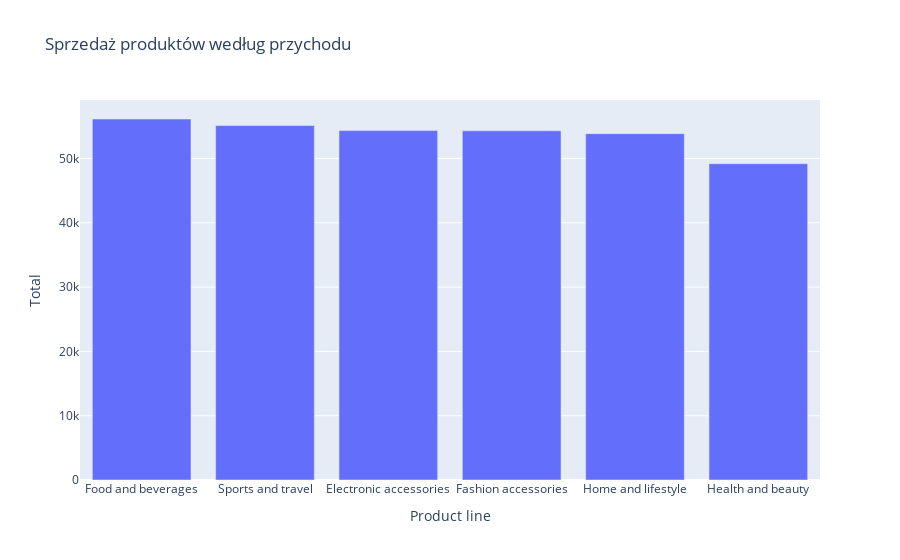

Source (notebook cell):
### Code cell
product_revenue = df.groupby('Product line')['Total'].sum().reset_index()

sorted_product_revenue = product_revenue.sort_values(by='Total', ascending=False)
fig_revenue = px.bar(sorted_product_revenue, x='Product line', y='Total', title='Sprzedaż produktów według przychodu')
fig_revenue.show()

### Figure 1 — Plotly figure (JSON) as saved in the notebook; plotly's stock layout.template omitted (floating-point values rounded to 4 significant figures)
{"data": [{"alignmentgroup": "True", "hovertemplate": "Product line=%{x}<br>Total=%{y}<extra></extra>", "legendgroup": "", "marker": {"color": "#636efa", "pattern": {"shape": ""}}, "name": "", "offsetgroup": "", "orientation": "v", "showlegend": false, "textposition": "auto", "type": "bar", "x": ["Food and beverages", "Sports and travel", "Electronic accessories", "Fashion accessories", "Home and lifestyle", "Health and beauty"], "xaxis": "x", "y": [56140.0, 55120.0, 54340.0, 54310.0, 53860.0, 49190.0], "yaxis": "y"}], "layout": {"barmode": "relative", "legend": {"tracegroupgap": 0}, "title": {"text": "Sprzedaż produktów według przychodu"}, "xaxis": {"anchor": "y", "domain": [0, 1], "title": {"text": "Product line"}}, "yaxis": {"anchor": "x", "domain": [0, 1], "title": {"text": "Total"}}}}
